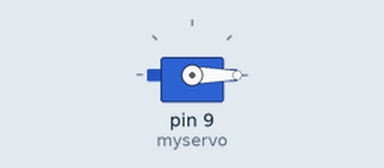
Simulated run of this sketch. Board: Arduino Uno, built with avr-gcc and run on an emulated ATmega328P. Parts: servo.

Above: at 0.05 s.
Timing chart, 0 to 4.6 s (numbered marks = the images above):
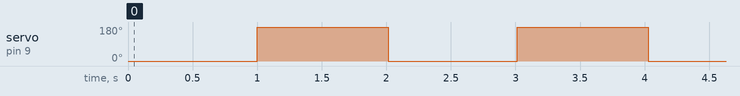

The sketch:

servo1.ino
```cpp
#include <Servo.h>
Servo myservo;  // create servo object to control a servo

void setup() {
  myservo.attach(9,600,2300);  // (pin, min, max)
}

/*void loop() {
  myservo.write(0);  // tell servo to go to a particular angle
  delay(1000);
  myservo.write(90);
  myservo.write(135);
  myservo.write(180);
  delay(1500);
} OR*/
void loop()
{
  int i;
  myservo.write(0);
  delay(1000);
  myservo.write(180);
  delay(1000);
  for(i=1;i<180;i++)
  //for(i=1;i>179;i--)
  {
    myservo.write(i);
    //delay(1000);
  }
}
```

Measured:
- by itself, servo on pin 9 (myservo): alternates 180° for 1.0 s and 0° for 1.0 s
